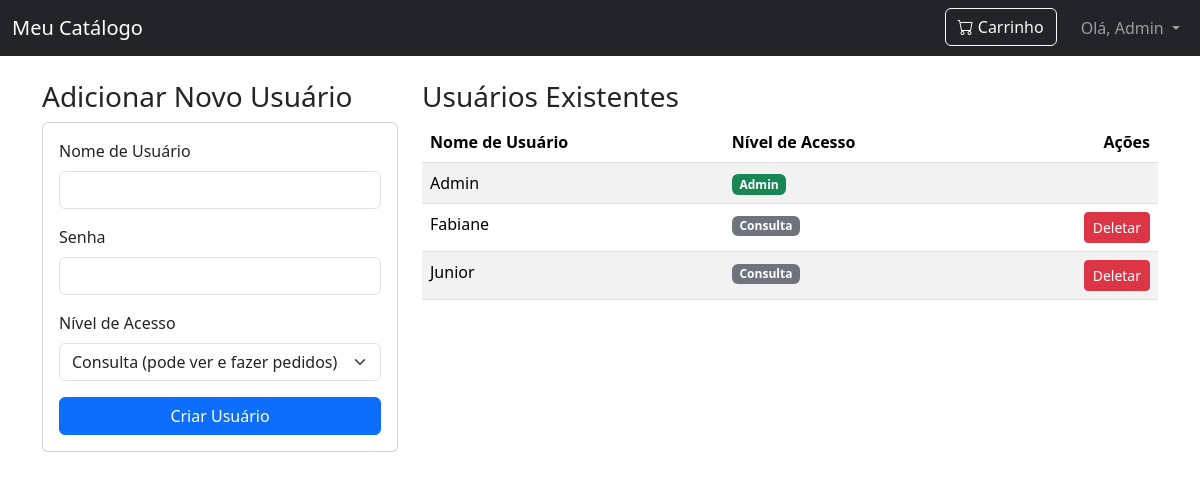
The app's page /admin/users (signed in) with its own data.
### app.py (models this page shows)
class User(UserMixin, db.Model):
    __tablename__ = 'user'
    id = db.Column(db.Integer, primary_key=True)
    username = db.Column(db.String(80), unique=True, nullable=False)
    password = db.Column(db.String(200), nullable=False)
    role = db.Column(db.String(20), nullable=False)

### app.py (the view)
@app.route('/admin/users')
@login_required
def admin_users():
    if current_user.role != 'admin':
        abort(403)
    users = User.query.order_by(User.username).all()
    return render_template('admin_users.html', users=users)

### app.py (called while the page is built)
@login_manager.user_loader
def load_user(user_id):
    return db.session.get(User, int(user_id))

### templates/admin_users.html (shortened to what this page needs)
{% extends 'base.html' %}
{% block content %}
<div class="row">
    <div class="col-md-4">
        <h3>Adicionar Novo Usuário</h3>
        <div class="card">
            <div class="card-body">
                <form action="{{ url_for('add_new_user') }}" method="POST">
                    <div class="mb-3">
                        <label for="username" class="form-label">Nome de Usuário</label>
                        <input type="text" class="form-control" name="username" id="username" required>
                    </div>
                    <div class="mb-3">
                        <label for="password" class="form-label">Senha</label>
                        <input type="password" class="form-control" name="password" id="password" required>
                    </div>
                    <div class="mb-3">
                        <label for="role" class="form-label">Nível de Acesso</label>
                        <select class="form-select" name="role" id="role">
                            <option value="consulta">Consulta (pode ver e fazer pedidos)</option>
                        </select>
                    </div>
                    <button type="submit" class="btn btn-primary w-100">Criar Usuário</button>
                </form>
            </div>
        </div>
    </div>
    <div class="col-md-8">
        <h3>Usuários Existentes</h3>
        <div class="table-responsive">
            <table class="table table-striped">
                <thead>
                    <tr>
                        <th>Nome de Usuário</th>
                        <th>Nível de Acesso</th>
                        <th class="text-end">Ações</th>
                    </tr>
                </thead>
                <tbody>
                    {% for user in users %}
                    <tr>
                        <td>{{ user.username }}</td>
                        <td>
                            {% if user.role == 'admin' %}
                                <span class="badge bg-success">Admin</span>
                            {% else %}
                                <span class="badge bg-secondary">Consulta</span>
                            {% endif %}
                        </td>
                        <td class="text-end">
                            {% if user.id != current_user.id %}
                            <form action="{{ url_for('delete_user', id=user.id) }}" method="POST" onsubmit="return confirm('Tem certeza que deseja deletar este usuário? Esta ação não pode ser desfeita.');">
                                <button type="submit" class="btn btn-danger btn-sm">Deletar</button>
                            </form>
                            {% endif %}
                        </td>
                    </tr>
                    {% endfor %}
                </tbody>
            </table>
        </div>
    </div>
</div>
{% endblock %}

### templates/base.html (shortened to what this page needs)
<!doctype html>
<html lang="pt-br">
<head>
    <link href="https://cdn.jsdelivr.net/npm/bootstrap@5.3.3/dist/css/bootstrap.min.css" rel="stylesheet">
    <link rel="stylesheet" href="https://cdn.jsdelivr.net/npm/bootstrap-icons@1.11.3/font/bootstrap-icons.min.css">
</head>
<body>
    <nav class="navbar navbar-expand-lg navbar-dark bg-dark">
        <div class="container-fluid">
            <a class="navbar-brand" href="{{ url_for('catalogo') }}">Meu Catálogo</a>
            <div class="d-flex align-items-center">
                <ul class="navbar-nav">
                    {% if current_user.is_authenticated %}
                    <li class="nav-item">
                        <a href="{{ url_for('cart') }}" class="btn btn-outline-light me-3 position-relative">
                            <i class="bi bi-cart"></i> Carrinho
                        </a>
                    </li>
                    <li class="nav-item dropdown">
                        <a class="nav-link dropdown-toggle" href="#" role="button" data-bs-toggle="dropdown" aria-expanded="false">
                            Olá, {{ current_user.username }}
                        </a>
                    </li>
                    {% endif %}
                </ul>
            </div>
        </div>
    </nav>
    <main class="container mt-4">
        {% block content %}{% endblock %}
    </main>
</body>
</html>

### records on screen
User: username "Admin", role "Admin"
User: username "Fabiane", role "Consulta"
User: username "Junior", role "Consulta"
